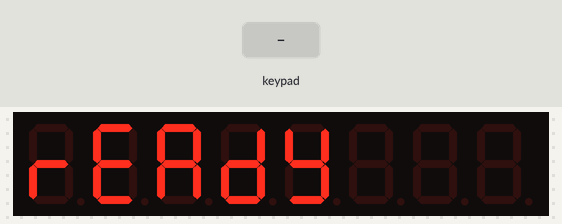
A sketch run on a simulated Arduino Uno, built with avr-gcc and run on an emulated ATmega328P. Parts: 8-digit seven-segment display. The inputs (shaded band) are chosen by the test bench.

Above: at 1.2 s.
1.3 s: keypad keys 1 2 pressed 0.4 s apart
At 3.0 s:
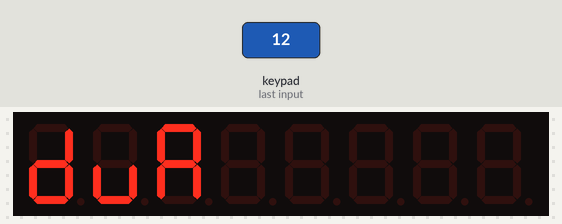
3.6 s: key '3' pressed
At 4.5 s:
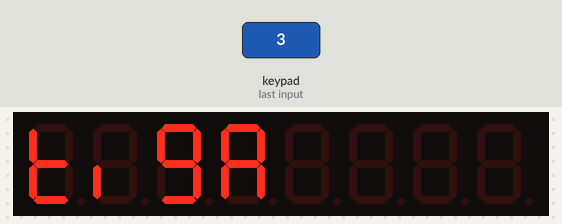
5.1 s: key '4' pressed
At 5.6 s:
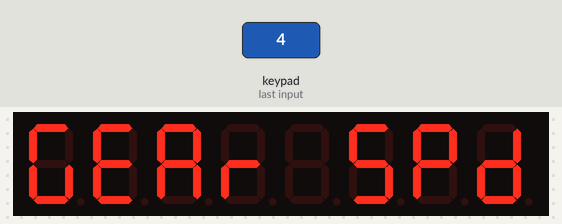
6.6 s: keypad keys 2 5 pressed 0.4 s apart
At 8.3 s:
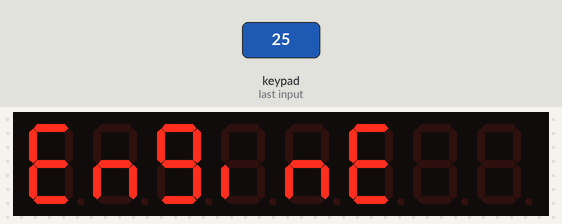
8.9 s: key '6' pressed
At 9.7 s:
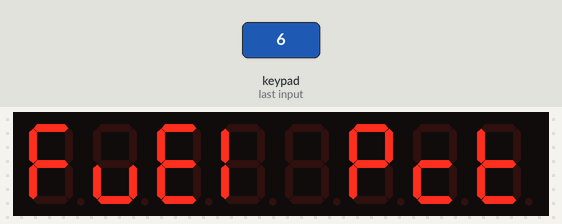
10.4 s: key '1' pressed
At 10.8 s:
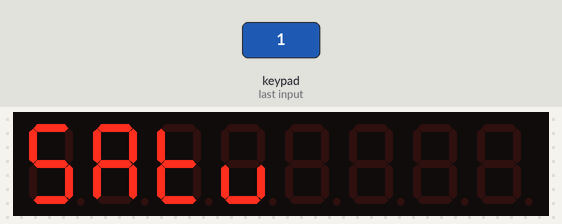
Timing chart, 0 to 12.9 s (numbered marks = the images above; inputs shaded):
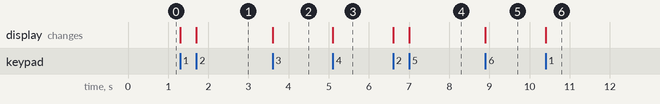

Measured:
- after the input at 1.3 s, the display: first changes at once (image 1 shows a later state)
- after the input at 3.6 s, the display: changes at once (image 2)
- after the input at 5.1 s, the display: changes at once (image 3)
- after the input at 6.6 s, the display: first changes at once (image 4 shows a later state)
- after the input at 8.9 s, the display: changes at once (image 5)
- after the input at 10.4 s, the display: changes at once (image 6)

The sketch:

check_function.ino
```cpp
#include <TM1638.h>
TM1638 module(8, 9, 10);

void setup() {
  module.setDisplayToString("READY");
}

byte buttons, oldbuttons, page;
boolean changed;
unsigned long milstart;

void loop() {
buttons = module.getButtons();
  if (buttons != 0) {
    if (buttons != oldbuttons) {
      oldbuttons = buttons;
      page = buttons;
    switch (page) {
        case 1:
          module.setDisplayToString("satu    ", 0, 0);
          break;
        case 2:
          module.setDisplayToString("dua     ", 0, 0);
          break;
        case 4:
          module.setDisplayToString("tiga    ", 0, 0);
          break;
        case 8:
          module.setDisplayToString("Gear spd", 0, 0);
          break;
        case 16:
          module.setDisplayToString("Engine  ", 0, 0);
          break;
        case 32:
          module.setDisplayToString("Fuel pct", 0, 0);
          break;
      }

      changed = true;
      milstart = millis();
    }
  }
}
```
